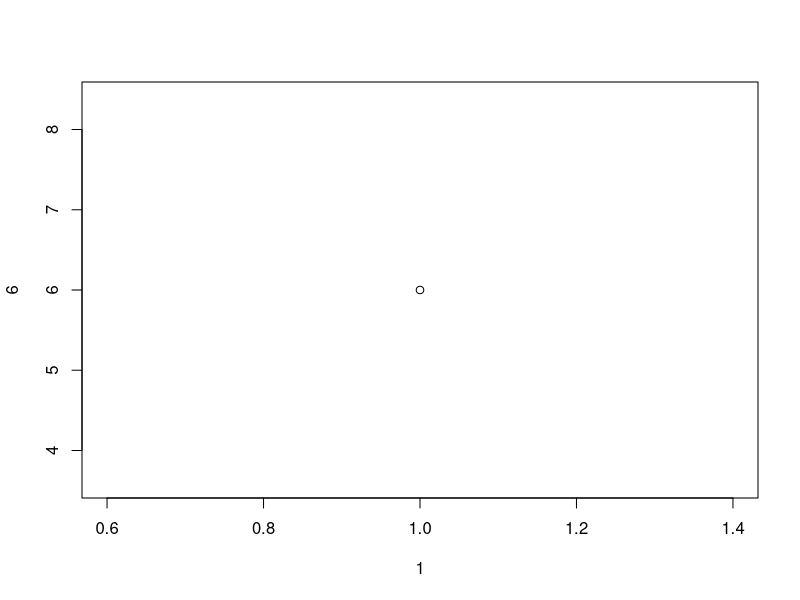
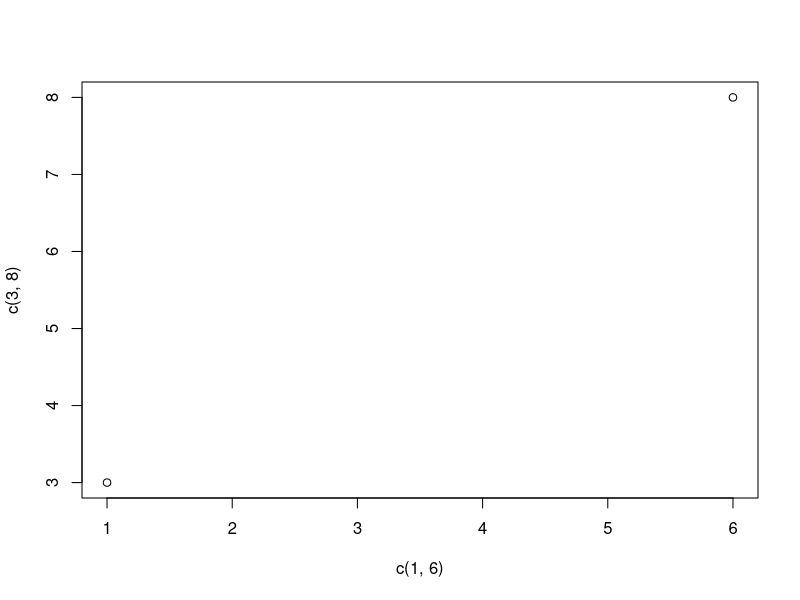
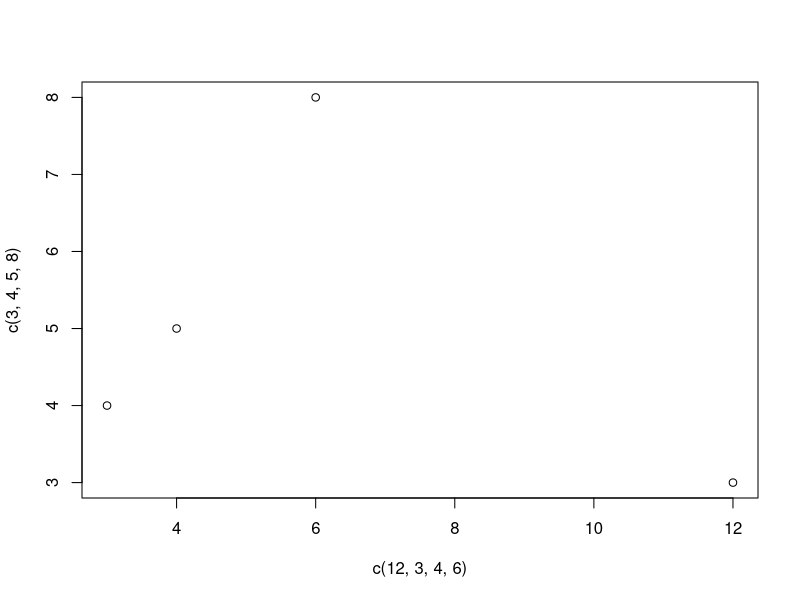
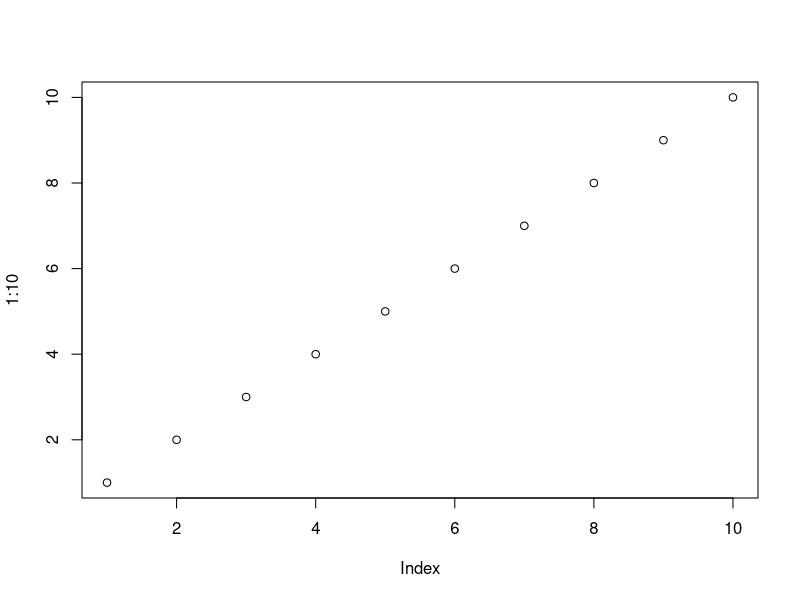
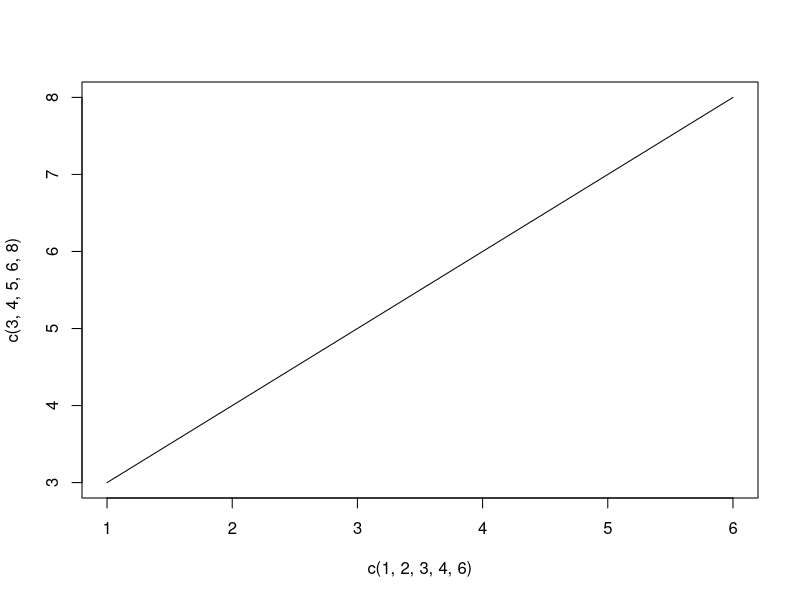
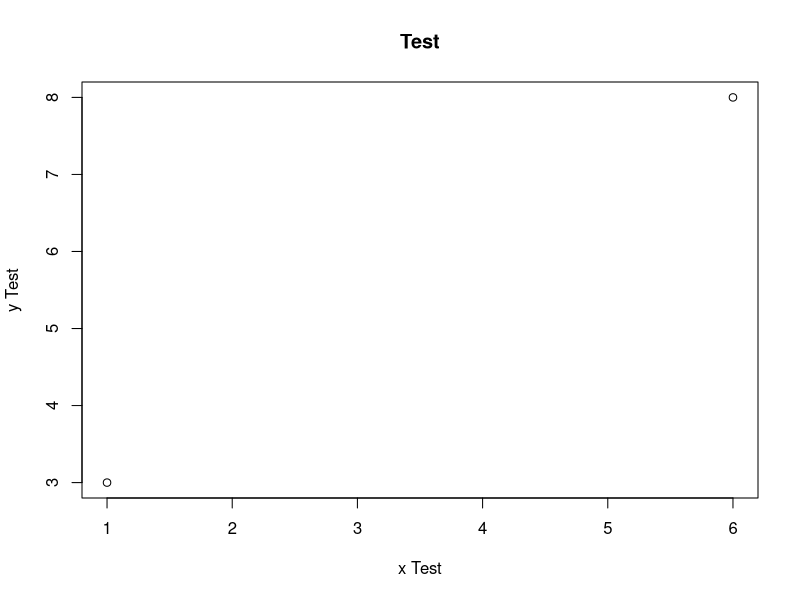
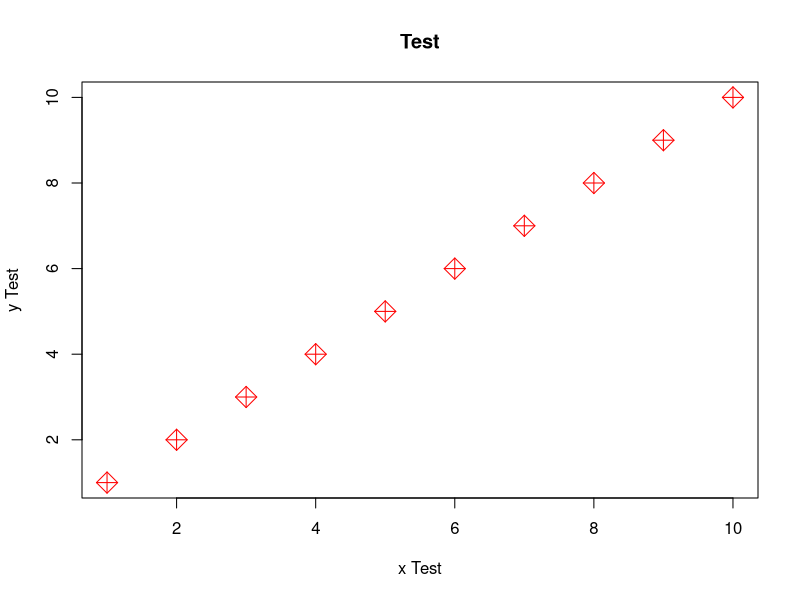
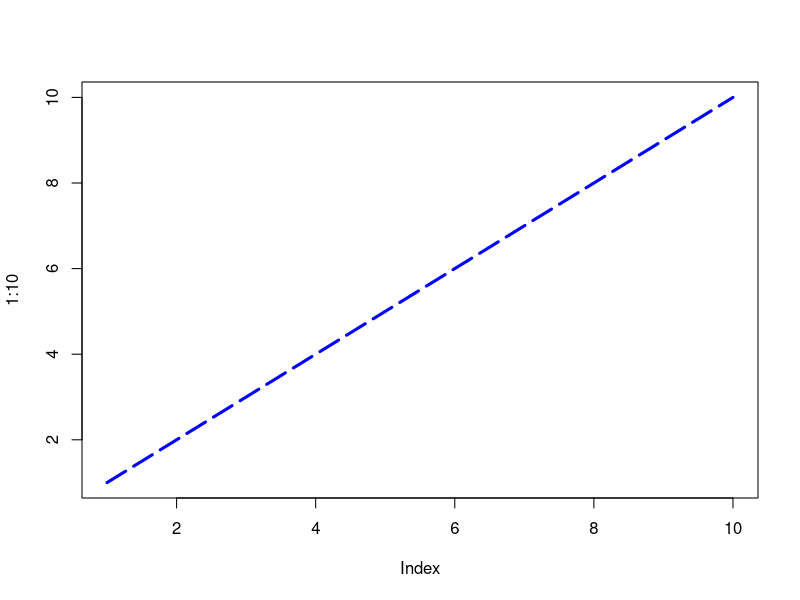

Recreate these plots in R, in order.
## ---- chunk 1
knitr::opts_chunk$set(echo = TRUE)
## ---- chunk 2
"Hello World"
5
6
7

5 + 5

print("Delwar")

for (x in 1:10) {
  print(x)
}
## ---- chunk 3
7 + 3 #This is a comment

"Delwar" # Another Comment
## ---- chunk 4
name <- 'Delwar'
age <- 30
name
age
## ---- chunk 5
paste(name, age)

text <- "I Love my Society"
paste("Ok ", text)

num1 <- 5
num2 <- 10

num1 + num2
## ---- chunk 6
x <- y <- z <- 10
x
y
z
## ---- chunk 7
myvar = "Delwar"
my_var = "Delwar"
myVar = "Delwar"
MYVAR = "Delwar"
myvar2 = "Delwar"
.myvar = "Delwar"
## ---- chunk 8
x <- 20
class(x)

y <- "Salay"
class(y)

i <- 9 + 4i
class(i)

z <- TRUE
class(z)

t = 10L
class(t)

c = 5i
class(c)
## ---- chunk 9
#You can convert from one type to another type with the following functions
x <- 4L
y <- 5
class(x)
class(y)

a <- as.numeric(x)
b <- as.integer(y)

class(a)
class(b)
## ---- chunk 10
10 + 5
10 - 4
## ---- chunk 11
max(5, 10, 15)
min(5, 10, 15)

sqrt(16)

abs(-10) # return positive number

ceiling(1.6)
ceiling(1.3)

floor(1.6)
floor(1.3)
## ---- chunk 12
str = 'I am Delwar'
str1 <- 'I am HP'
str
str1

str2 <- 'I am writing a letter,
I am doing my duties,
You can buy someting
Learn R programming'

str2

cat(str2)
## ---- chunk 13
nchar(str)
nchar(str2)
## ---- chunk 14
grepl('am', str2)
grepl('not', str2)
grepl('buy', str2)
## ---- chunk 15
str <- 'I am not working "hard", in my job'
str
cat(str)
## ---- chunk 16
10 > 9
10 == 0
10 < 9

a <- 10
b <- 20
a > b

if (a > b) {
  print(a)
} else{
  print(b)
  
}
## ---- chunk 17
a = 10
b = 20

a + b
a - b
a * b
a / b
a %% b
a^b 
## ---- chunk 18
a == b
a != b
a > b
a < b
a >= b
a <= b
## ---- chunk 19
a & b
a && b

x = 1:10
x
## ---- chunk 20
a <- 5
b<- 10

if (a > b) {
  print("A is Greater than B")
}else{
  print("B is Greater than A")
}
## ---- chunk 21
a <- 5
b<- 10

if (a > b) {
  print("A is Greater than B")
}else if(a == b){
  print("A is equal to B")
}else{
  print("None")
}
## ---- chunk 22
x <- 41

if (x > 10) {
  print("Above ten")
  if (x > 20) {
    print("and also above 20!")
  } else {
    print("but not above 20.")
  }
} else {
  print("below 10.")
}

## ---- chunk 23
a <- 200
b <- 33
c <- 500

if (a > b & c > a) {
  print("Both conditions are true")
}

if(a>b | c>a){
    print("At least one of the conditions is true")
}


## ---- chunk 24
i <- 1
while (i<6) {
  print(i)
  i <- i+1
}
## ---- chunk 25
i <- 1
while (i<6) {
  print(i)
  i <- i+1
  if(i==4){
    break
  }
}

## ---- chunk 26
i <- 1
while (i<6) {
  i <- i+1
  if(i==3){
    next
  }
  print(i)
}
## ---- chunk 27
 dice <-1

while (dice<=6) {
  if(dice<6){
    print("Not Allowed")
  }else{
    print("Allowed")
  }
  dice<- dice + 1
}
## ---- chunk 28
for (x in 1:5) {
  print(x)
}
fruits <- list("apple","banana","cherry")
for (i in fruits) {
  print(i)
}
## ---- chunk 29
fruits <- list("apple","banana","cherry")
for (i in fruits) {
  if(i== "banana"){
    break
  }
  print(i)
}

## ---- chunk 30
fruits <- list("apple","banana","cherry")
for (i in fruits) {
  if(i== "banana"){
    next
  }
  print(i)
}
## ---- chunk 31
dice <- 1:6
for (x in dice) {
  if(x==6){
    print(paste("The dice number is", x, " Six"))
  }else{
    print(paste("The dice number is", x, "Not Six"))
  }
}

## ---- chunk 32
adj <- list(1:5)
name <- list("Delwar","Rakib","Akbar","Karim","Rahim")
for (i in adj) {
  for(j in name){
    print(paste(i,j))
  }
}
## ---- chunk 33
my_function <- function(){
  print("Hi")
}
my_function()

## ---- chunk 34
my_function <- function(fname){
  print(fname)
}
my_function("Delwar")
my_function("Peter")
my_function("Shuvo")
## ---- chunk 35
my_function <- function(fname,age){
  print(paste(fname,age))
}
my_function("Delwar",29)
my_function("Peter",27)
my_function("Shuvo",26)
## ---- chunk 36
#call a function within another function

nested_function <- function(x,y){
  a <- x+y
  return(a)
}
nested_function(3,4)
nested_function(nested_function(3,4),nested_function(3,4))
## ---- chunk 37
#write a function within a function 
out <- function(x){
  inner <- function(y){
    a<- x+y
    return(a)
  }
  return(inner)
}
result <- out(5)
result(3)

## ---- chunk 38
tri_function <- function(k){
  if(k>0){
    res <- k+tri_function(k-1)
    print(res)
  }else{
    res = 0
    return(res)
    
  }
}
tri_function(6)
## ---- chunk 39
txt <- "Awesome"
my_function <- function(){
  paste("R is", txt)
}
my_function()
## ---- chunk 40
txt <- "Awesome"
my_function <- function(){
  txt = "Delwar"
  paste("R is", txt)
}
my_function()
txt
## ---- chunk 41
txt <- "Awesome"
my_function <- function(){
  txt <<- "Delwar"  #global assignment operator
  paste("R is", txt)
}
my_function()
txt
## ---- chunk 42
fruits <- c("banana","apple","orange")
fruits
## ---- chunk 43
x = c(1,2,3,4,5)
x
## ---- chunk 44
x = c(1:5)
x
z = 4:10
z
## ---- chunk 45
# Vector with numerical decimals in a sequence
numbers1 <- 1.5:6.5
numbers1

# Vector with numerical decimals in a sequence where the last element is not used
numbers2 <- 1.5:6.3
numbers2

# Vector of logical values
log_values <- c(TRUE, FALSE, TRUE, FALSE)
log_values
## ---- chunk 46
#vector length
f = c(20:30)
length(f)

#Sort a vector
x = c(4,7,4,12,5,8,3)
sort(x)

#access a vector
x[2]

#access multiple elements
x[c(2,6)]
## ---- chunk 47
#change an item
x = c(4,7,4,12,5,8,3)
x[1] = 1
x

#repeat vector
x = rep(c(1,2,3), each=3)
x

x = rep(c(1,2,3), times=3)
x

x = rep(c(1,2,3), times = c(2,3,4))
x
## ---- chunk 48
#generating sequence vector
num = 1:10
num

num = seq(from = 0, to= 10, by = 2)
num
## ---- chunk 49
i = list("apple","banana","grape")
i

#access list
i = list("apple","banana","grape")
i[2]

#change the value
i = list("apple","banana","grape")
i[2]= "palm"
i
## ---- chunk 50
i = list("apple","banana","grape")
length(i)

#check items if exists
i = list("apple","banana","grape")
"banana" %in% i
"cake" %in% i
## ---- chunk 51
#add list items
i = list("apple","banana","grape")
append(i,"orange")

i = list("apple","banana","grape")
append(i,"orange", after = 1)

## ---- chunk 52
#remove list items
i = list("apple","banana","grape")
j = i[-1]
j

#range of index
l = list('a','b','r','t')
l
(l)[2:4]

#join two list
l3 = c(i,l)
l3
length(l3)
## ---- chunk 53

## ---- chunk 54

## ---- chunk 55

## ---- chunk 56

## ---- chunk 57
plot(1,6)
## ---- chunk 58
plot(c(1,6),c(3,8))
## ---- chunk 59
plot(c(12,3,4,6),c(3,4,5,8))
## ---- chunk 60
plot(1:10)
## ---- chunk 61
plot(c(1,2,3,4,6),c(3,4,5,6,8), type = "l")
## ---- chunk 62
plot(c(1,6),c(3,8), main = "Test", xlab = "x Test", ylab = "y Test")
## ---- chunk 63
plot(1:10,col= "red",cex=2,pch=9, main = "Test", xlab = "x Test", ylab = "y Test")
## ---- chunk 64
plot(1:10, type = "l", col ="blue", lwd = 3, lty = 5)
## ---- chunk 65
line1 = seq(from = 1, to = 10, by=2)
line2 = seq(from =2, to= 10, by =2)
plot(line1, type = "l", col ="blue")
lines(line2,type = "l",  col = "red")
## ---- chunk 66
x <- c(4,5,7,8,4,4,6,7,4,6,7,9)
y <- c(18,16,14,12,15,16,17,19,10,10,16,14)
plot(x,y)
## ---- chunk 67
x <- c(4,5,7,8,4,4,6,7,4,6,7,9)
y <- c(18,16,14,12,15,16,17,19,10,10,16,14)
plot(x,y, main = "Observations of Cars", xlab = "Car Age", ylab = "Car Speed")
## ---- chunk 68
x1 <- c(4,5,7,8,4,4,6,7,4,6,7,9)
y1 <- c(18,16,14,12,15,16,17,19,10,10,16,14)

x2 <- c(1,2,3,5,1,4,6,5,4,6,7,9)
y2 <- c(18,16,14,12,15,16,17,19,10,10,16,14)
plot(x1,y1, main = "Observations of Cars", xlab = "Car Age", ylab = "Car Speed", col = "red", cex= 2)
points(x2,y2, col = "blue", cex= 2)
## ---- chunk 69
x <- c(10,20,30, 40)
pie(x)
## ---- chunk 70
x <- c(10,20,30, 40)
pie(x, init.angle = 90)
## ---- chunk 71
x <- c(10,20,30, 40)
label = c("Apple","Banana", "Orange","Grape")
color = c("green","yellow","orange","red")

pie(x, labels = label, main = "Fruits", col = color)

legend("bottomright", label, fill = color)
## ---- chunk 72
x <- c("A","B","C","D")
y <- c(2,4,6,8)
barplot(y, names.arg = x, col = "red", density = 10, width = rep(y))
## ---- chunk 73
x <- c("A","B","C","D")
y <- c(2,4,6,8)
barplot(y, names.arg = x, col = "red", density = 10, horiz = TRUE)
